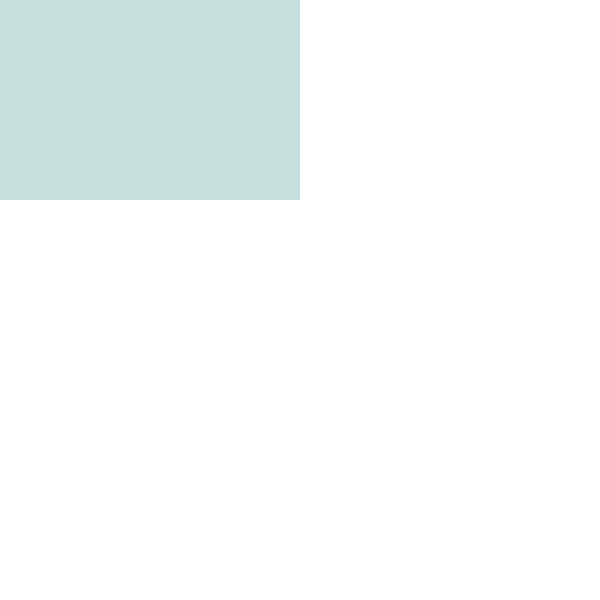
Frame 1 (no input)
Frame 60 (no input): identical to frame 1, image omitted
Frame 120 (the mouse pressed at the canvas centre since frame 60): blank canvas, image omitted

The p5.js sketch that drew this single still picture (run headless with seeded random() and noise() and a simulated clock; from frame 60 on, the mouse is pressed at the canvas centre):

// p5.js sketch
// ── sketch.js
/*
function setup(){
	createCanvas(600,600);
	background(200);

	console.log("Launched the screen!");

}

function draw(){
	/*background(200);
	if (mouseIsPressed){
		fill(0,255,0);
		rect(mouseX,mouseY,100,100);
	}


	var myDistance = dist(mouseX, mouseY, pmouseX, pmouseY);
	strokeWeight(myDistance);
	stroke(myDistance);
	if (mouseIsPressed){
		line(mouseX,mouseY,pmouseX,pmouseY);
	}
}

function mouseDragged(){
	fill(180,80,50);
	noStroke();
	ellipse(mouseX, mouseY,40,40);
}

*/

//color exercise
function setup(){
	createCanvas(600,600);

}

function draw(){
	background(255);
	noStroke();

	if (mouseX > width/2){
		fill(201,240,255);
		rect(width/2, 0, width/2, height);
	}

	if (mouseIsPressed && mouseX> width * 0.75){
		fill(255,231,111);
		rect(0,0,width,height);
	}

	if (mouseX<width/2 && mouseY<height/3){
		fill(197,224,220);
		rect(0,0,width/2,height/3);
	}

	if (mouseX<width/2 && mouseY>height/3){
		fill(232,143,133);
		rect(0, height/3, width/2, height*(2/3));
	}
}
